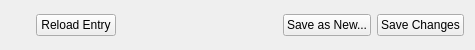
<?xml version="1.0" encoding="UTF-8"?>
<ui version="4.0">
 <class>SketcherBottomBarForm</class>
 <widget class="QWidget" name="SketcherBottomBarForm">
  <property name="geometry">
   <rect>
    <x>0</x>
    <y>0</y>
    <width>475</width>
    <height>50</height>
   </rect>
  </property>
  <property name="windowTitle">
   <string>Form</string>
  </property>
  <layout class="QHBoxLayout" name="horizontalLayout">
   <item>
    <widget class="QToolButton" name="reset_btn">
     <property name="styleSheet">
      <string notr="true">QToolButton { border : 0; }</string>
     </property>
     <property name="text">
      <string/>
     </property>
     <property name="icon">
      <iconset resource="sketcher.qrc">
       <normaloff>:/icons/reset.png</normaloff>:/icons/reset.png</iconset>
     </property>
    </widget>
   </item>
   <item>
    <widget class="QPushButton" name="reload_btn">
     <property name="text">
      <string>Reload Entry</string>
     </property>
    </widget>
   </item>
   <item>
    <spacer name="bottom_button_spacer">
     <property name="orientation">
      <enum>Qt::Horizontal</enum>
     </property>
     <property name="sizeHint" stdset="0">
      <size>
       <width>40</width>
       <height>20</height>
      </size>
     </property>
    </spacer>
   </item>
   <item>
    <widget class="QPushButton" name="save_as_new_btn">
     <property name="text">
      <string>Save as New...</string>
     </property>
    </widget>
   </item>
   <item>
    <widget class="QPushButton" name="save_changes_btn">
     <property name="text">
      <string>Save Changes</string>
     </property>
    </widget>
   </item>
  </layout>
 </widget>
 <resources>
  <include location="sketcher.qrc"/>
 </resources>
 <connections/>
</ui>
